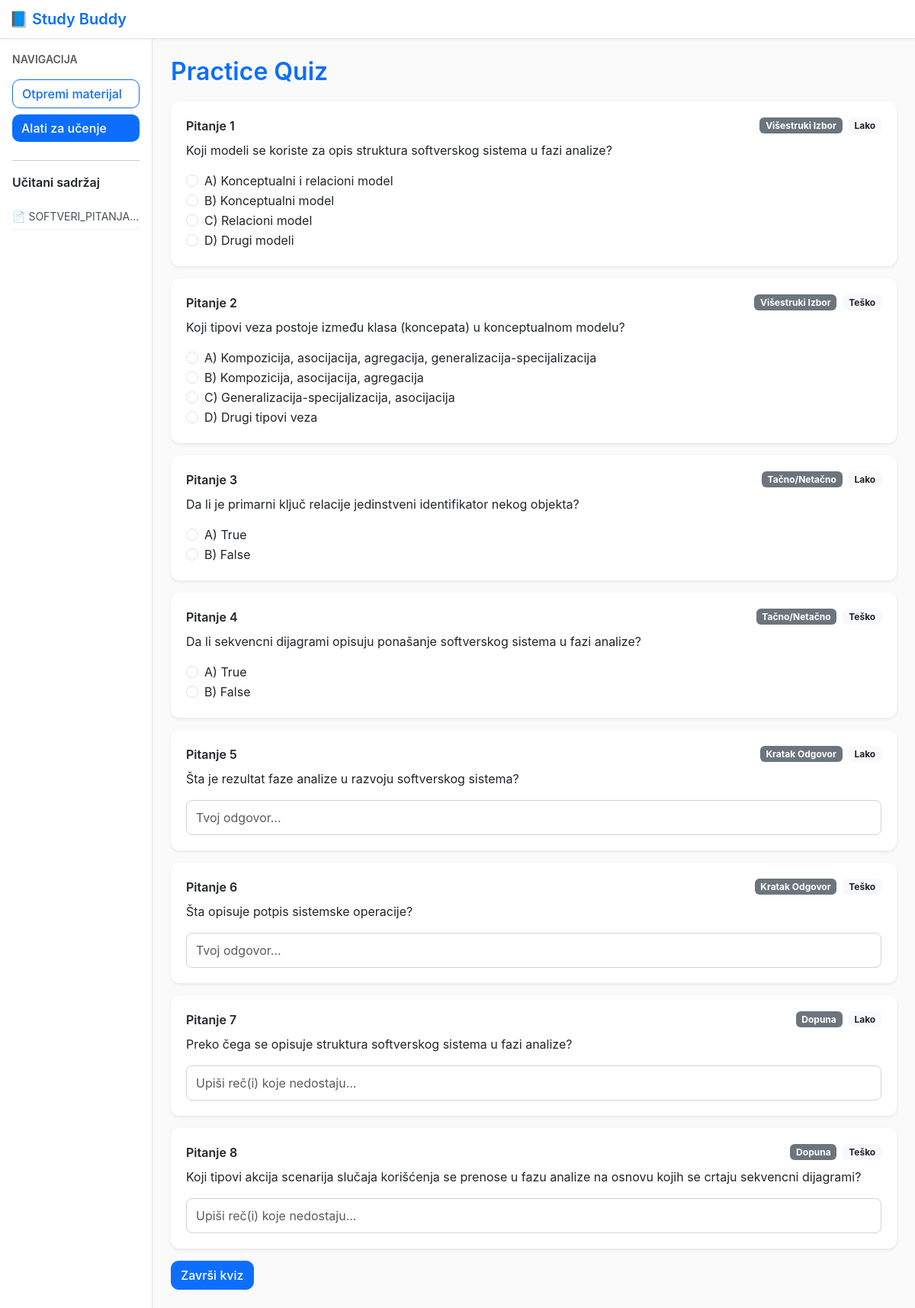
Page /quiz/4 on the earlier database version.
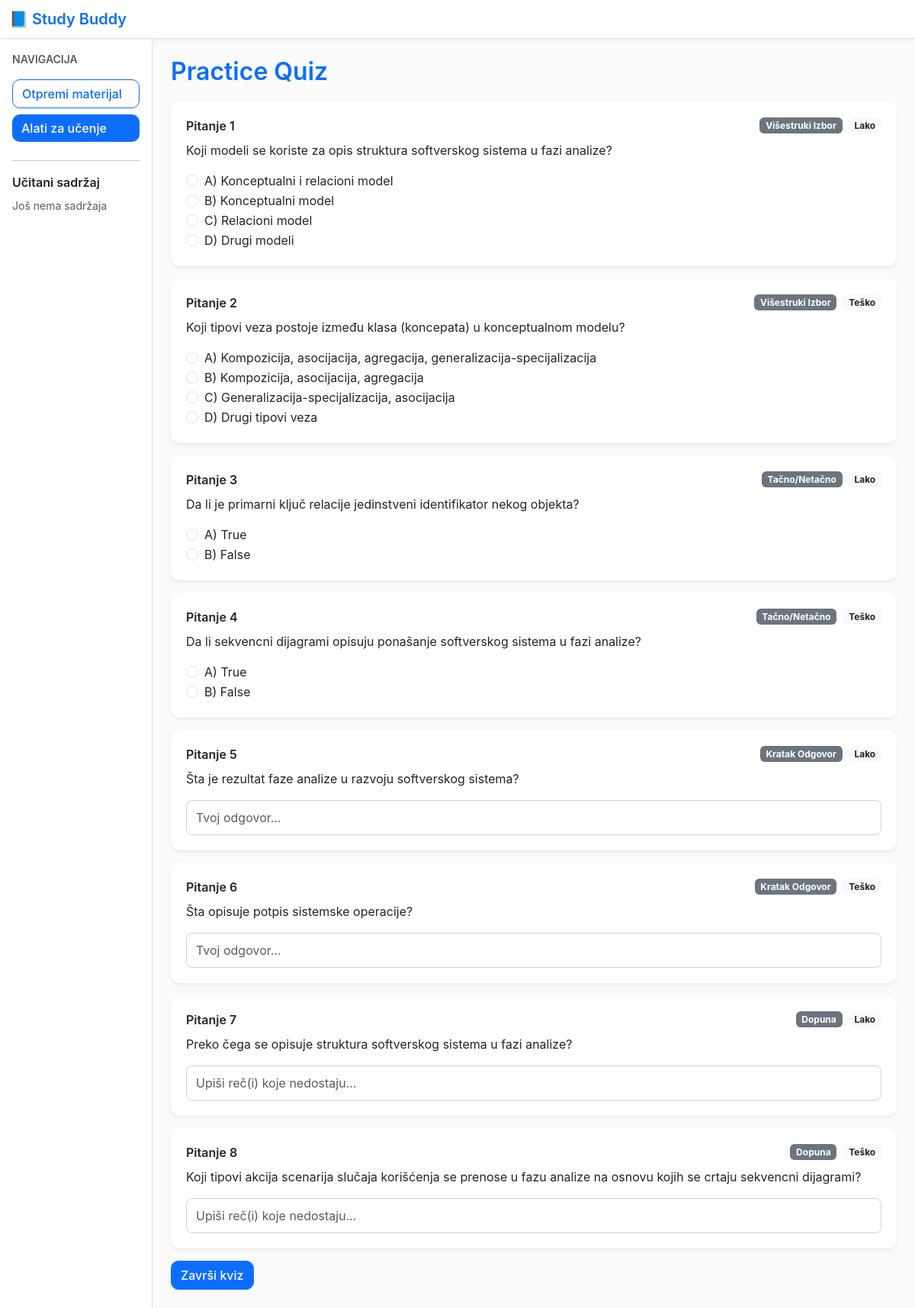
Same page on the later database version.
### models.py (models this page shows)
class Document(Base):
    __tablename__ = 'documents'
    id = Column(Integer, primary_key=True)
    filename = Column(String(255), nullable=False)
    size_kb = Column(Integer, default=0)
    content = Column(Text, nullable=False)
    created_at = Column(DateTime, default=datetime.utcnow)
    summaries = relationship('Summary', back_populates='document', cascade='all,delete')
    quizzes   = relationship('Quiz',     back_populates='document', cascade='all,delete')
    flashcards= relationship('Flashcard',back_populates='document', cascade='all,delete')

class Quiz(Base):
    __tablename__ = 'quizzes'
    id = Column(Integer, primary_key=True)
    document_id = Column(Integer, ForeignKey('documents.id'), nullable=False)
    title = Column(String(255), default='Kviz')
    total_questions = Column(Integer, default=0)
    created_at = Column(DateTime, default=datetime.utcnow)
    document = relationship('Document', back_populates='quizzes')
    questions = relationship('Question', back_populates='quiz', cascade='all,delete')

class Question(Base):
    __tablename__ = 'questions'
    id = Column(Integer, primary_key=True)
    quiz_id = Column(Integer, ForeignKey('quizzes.id'), nullable=False)
    kind = Column(String(32))         # mcq|tf|short|fill
    difficulty = Column(String(16))   # easy|medium|hard
    prompt = Column(Text, nullable=False)
    options = Column(Text)            # "A) ...|B) ...|C) ...|D) ..."
    correct_answer = Column(Text)     # "A" / "True" / slobodan tekst
    explanation = Column(Text)
    quiz = relationship('Quiz', back_populates='questions')

### app.py (the view)
@app.get('/quiz/<int:quiz_id>')
def quiz_view(quiz_id):
    s = Session()
    quiz = s.get(Quiz, quiz_id)
    if not quiz:
        flash('Kviz nije pronadjen.')
        return redirect(url_for('tools'))
    return render_template('quiz_view.html', quiz=quiz)

### app.py (called while the page is built)
@app.context_processor
def inject_docs():
    s = Session()
    docs = s.query(Document).order_by(Document.created_at.desc()).all()
    return {'sidebar_docs': docs}

### templates/quiz_view.html (shortened to what this page needs)
{% extends 'base.html' %}
{% block content %}
<h2 class="d-flex align-items-center gap-3">
  {{ quiz.title }}
</h2>
<form method="post" action="{{ url_for('quiz_grade', quiz_id=quiz.id) }}">
  {% for q in quiz.questions %}
  <div class="card mb-3 shadow-sm">
    <div class="card-body">
      <div class="d-flex justify-content-between align-items-center">
        <div class="fw-semibold">Pitanje {{ loop.index }}</div>
        <div class="d-flex align-items-center gap-2">
          <span class="badge bg-secondary text-capitalize">
            {% if q.kind == 'mcq' %}višestruki izbor{% elif q.kind == 'tf' %}tačno/netačno{% elif q.kind == 'short' %}kratak odgovor{% else %}dopuna{% endif %}
          </span>
          <span class="badge bg-light text-dark text-capitalize">
            {% if q.difficulty == 'Easy' or q.difficulty == 'easy' %}lako{% elif q.difficulty == 'Medium' or q.difficulty == 'medium' %}srednje{% else %}teško{% endif %}
          </span>
        </div>
      </div>
      <p class="mt-2 mb-3">{{ q.prompt }}</p>
      {% if q.kind in ['mcq','tf'] %}
        {% set opts = (q.options or '').split('|') %}
        {% for opt in opts %}
          {% set letter = (opt.split(')')[0] or '').strip() %}
          <div class="form-check">
            <input class="form-check-input" type="radio"
                   name="q_{{ q.id }}"
                   value="{{ letter }}"
                   id="q{{ q.id }}_{{ loop.index }}"
                   {% if answers and answers.get(q.id)|default('') == letter %}checked{% endif %}>
            <label class="form-check-label" for="q{{ q.id }}_{{ loop.index }}">{{ opt }}</label>
          </div>
        {% endfor %}
      {% elif q.kind in ['short','fill'] %}
        <input class="form-control" type="text" name="q_{{ q.id }}"
               placeholder="{% if q.kind == 'fill' %}Upiši reč(i) koje nedostaju...{% else %}Tvoj odgovor...{% endif %}"
               value="{{ answers.get(q.id) if answers else '' }}">
      {% endif %}
    </div>
  </div>
  {% endfor %}
  {% if score is not defined %}
    <button class="btn btn-primary">Završi kviz</button>
  {% else %}
    <a class="btn btn-outline-primary" href="{{ url_for('quiz_view', quiz_id=quiz.id) }}">Ponovi kviz</a>
  {% endif %}
</form>
{% endblock %}

### templates/base.html (shortened to what this page needs)
<!doctype html>
<html lang="sr">
<head>
  <link href="https://cdn.jsdelivr.net/npm/bootstrap@5.3.3/dist/css/bootstrap.min.css" rel="stylesheet">
  <link href="{{ url_for('static', filename='style.css') }}" rel="stylesheet">
</head>
<body>
<nav class="navbar navbar-light bg-light border-bottom">
  <div class="container-fluid">
    <span class="navbar-brand mb-0 h1">📘 Study Buddy</span>
  </div>
</nav>
<div class="container-fluid">
  <div class="row">
    <aside class="col-12 col-md-3 col-lg-2 border-end p-3 bg-white">
      <div class="mb-3 fw-semibold small text-uppercase text-muted">Navigacija</div>
      <a class="btn btn-outline-primary w-100 mb-2" href="{{ url_for('upload') }}">Otpremi materijal</a>
      <a class="btn btn-primary w-100 mb-2" href="{{ url_for('tools') }}">Alati za učenje</a>
      <hr>
      <div class="fw-semibold mb-2">Učitani sadržaj</div>
      {% if sidebar_docs %}
        <ul class="list-unstyled small">
          {% for d in sidebar_docs %}
            <li class="text-truncate" title="{{ d.filename }}">📄 {{ d.filename }}</li>
          {% endfor %}
        </ul>
      {% else %}
        <div class="text-muted small">Još nema sadržaja</div>
      {% endif %}
    </aside>
    <main class="col-12 col-md-9 col-lg-10 p-4">
      {% block content %}{% endblock %}
    </main>
  </div>
</div>
</body>
</html>

### static/style.css (style rules this page uses)
body { background-color: #f8f9fa; font-family: 'Inter', 'Segoe UI', sans-serif; color: #212529; }
h2 { font-weight: 600; margin-bottom: 1.2rem; color: #0d6efd; }
.navbar { background-color: #ffffff !important; box-shadow: 0 1px 4px rgba(0, 0, 0, 0.05); }
.navbar-brand { font-weight: 600; color: #0d6efd !important; display: flex; align-items: center; gap: 6px; }
aside { background: #ffffff; min-height: 100vh; border-right: 1px solid #dee2e6; padding-top: 1.5rem !important; }
aside .btn { text-align: left; font-weight: 500; }
aside .btn-outline-primary { border-color: #0d6efd; color: #0d6efd; }
aside .btn-primary { background-color: #0d6efd; border: none; }
main { background: #fafafa; min-height: 100vh; }
.card { border-radius: 12px; border: none; box-shadow: 0 3px 8px rgba(0, 0, 0, 0.05); transition: all 0.2s ease-in-out; }
.card-body { padding: 1.25rem; }
.btn { border-radius: 10px; font-weight: 500; }
.btn-primary, .btn-info, .btn-success, .btn-outline-secondary { background-color: #0d6efd; border-color: #0d6efd; color: #fff; }
.btn-outline-primary { border-color: #0d6efd; color: #0d6efd; }
input.form-control, select.form-select { border-radius: 8px; border: 1px solid #ced4da; padding: 10px 12px; }

Differences in the rows shown:
removed Document: filename "SOFTVERI_PITANJA…"
Other differences:
text now shown: "Još nema sadržaja"
